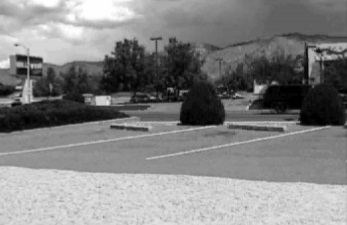
%> input picture scene1.jpg, 347 x 225 px
$ octave Motion_detection.m   (GNU Octave 9; MATLAB toolbox functions it lacks are replaced by stand-ins)
%> lines starting %> are read from the running program, lines starting %| are printed output that depends on the picture
clc;
close all;
clear all;

I = imread('scene1.jpg');
%> I is the input picture: size 225x347x3 uint8; min 0, max 255, mean 131.4
I = imresize(I,[250 250]);
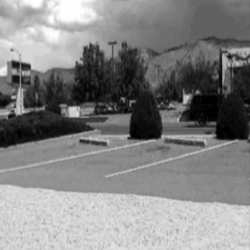
%> I: size 250x250x3 uint8; min 0, max 255, mean 131.4
I = im2double(I);
%> I: size 250x250x3 double
%figure,imshow(I);

J = imread('scene2.jpg');
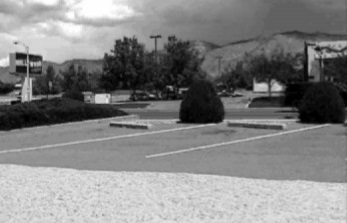
%> input picture scene2.jpg, 347 x 223 px
%> J is the input picture: size 223x347x3 uint8; min 0, max 255, mean 131.7
J = imresize(J,[250 250]);
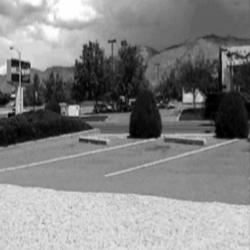
%> J: size 250x250x3 uint8; min 0, max 255, mean 131.7
J = im2double(J);
%> J: size 250x250x3 double
%figure,imshow(J);

idiff = abs(I - J);
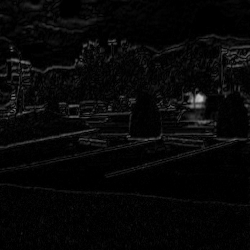
%> idiff: size 250x250x3 double; min 0, max 0.765, mean 0.0302
%figure, imshow(idiff);

idx = find(idiff > .1);
%> idx = 13317 values from 15 to 187393
mask = zeros(size(idiff));
mask(idx) = 1;
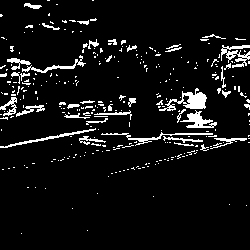
%> mask: size 250x250x3 double; values 0 (black) and 1 (white), 7.1% white in thin lines or dots
%figure, imshow(mask);

K = (abs(double(I)-double(mask)));
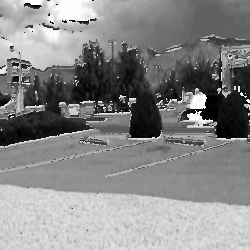
%> K: size 250x250x3 double; min 0, max 1, mean 0.532
figure, imshow(K);

subplot(2,2,1); imshow(I); title('scene 1');
subplot(2,2,2); imshow(J); title('scene 2');
subplot(2,2,3); imshow(mask); title('mask');
subplot(2,2,4); imshow(K); title('detected');
